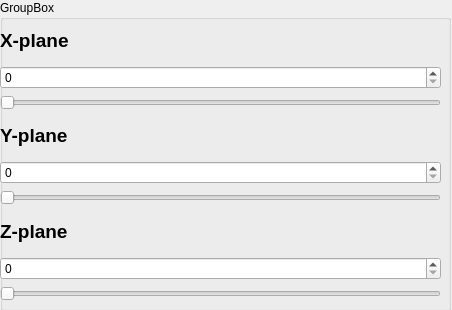
<?xml version="1.0" encoding="UTF-8"?>
<ui version="4.0">
 <class>ViewControl</class>
 <widget class="QWidget" name="ViewControl">
  <property name="geometry">
   <rect>
    <x>0</x>
    <y>0</y>
    <width>452</width>
    <height>310</height>
   </rect>
  </property>
  <property name="windowTitle">
   <string>Form</string>
  </property>
  <widget class="QGroupBox" name="groupBox">
   <property name="geometry">
    <rect>
     <x>0</x>
     <y>0</y>
     <width>451</width>
     <height>311</height>
    </rect>
   </property>
   <property name="title">
    <string>GroupBox</string>
   </property>
   <widget class="QWidget" name="layoutWidget">
    <property name="geometry">
     <rect>
      <x>0</x>
      <y>20</y>
      <width>441</width>
      <height>281</height>
     </rect>
    </property>
    <layout class="QVBoxLayout" name="verticalLayout">
     <item>
      <widget class="QLabel" name="label_x">
       <property name="font">
        <font>
         <pointsize>14</pointsize>
         <weight>75</weight>
         <bold>true</bold>
        </font>
       </property>
       <property name="text">
        <string>X-plane</string>
       </property>
      </widget>
     </item>
     <item>
      <widget class="QSpinBox" name="spinBox"/>
     </item>
     <item>
      <widget class="QSlider" name="horizontal_slider_x">
       <property name="orientation">
        <enum>Qt::Horizontal</enum>
       </property>
      </widget>
     </item>
     <item>
      <widget class="QLabel" name="label_y">
       <property name="font">
        <font>
         <pointsize>14</pointsize>
         <weight>75</weight>
         <bold>true</bold>
        </font>
       </property>
       <property name="text">
        <string>Y-plane</string>
       </property>
      </widget>
     </item>
     <item>
      <widget class="QSpinBox" name="spinBox_2"/>
     </item>
     <item>
      <widget class="QSlider" name="horizontal_slider_y">
       <property name="orientation">
        <enum>Qt::Horizontal</enum>
       </property>
      </widget>
     </item>
     <item>
      <widget class="QLabel" name="label_z">
       <property name="font">
        <font>
         <pointsize>14</pointsize>
         <weight>75</weight>
         <bold>true</bold>
        </font>
       </property>
       <property name="text">
        <string>Z-plane</string>
       </property>
      </widget>
     </item>
     <item>
      <widget class="QSpinBox" name="spinBox_3"/>
     </item>
     <item>
      <widget class="QSlider" name="horizontal_slider_z">
       <property name="orientation">
        <enum>Qt::Horizontal</enum>
       </property>
      </widget>
     </item>
    </layout>
   </widget>
  </widget>
 </widget>
 <resources/>
 <connections>
  <connection>
   <sender>horizontal_slider_z</sender>
   <signal>valueChanged(int)</signal>
   <receiver>spinBox_3</receiver>
   <slot>setValue(int)</slot>
   <hints>
    <hint type="sourcelabel">
     <x>27</x>
     <y>162</y>
    </hint>
    <hint type="destinationlabel">
     <x>23</x>
     <y>224</y>
    </hint>
   </hints>
  </connection>
  <connection>
   <sender>horizontal_slider_y</sender>
   <signal>sliderMoved(int)</signal>
   <receiver>spinBox_2</receiver>
   <slot>setValue(int)</slot>
   <hints>
    <hint type="sourcelabel">
     <x>55</x>
     <y>248</y>
    </hint>
    <hint type="destinationlabel">
     <x>62</x>
     <y>59</y>
    </hint>
   </hints>
  </connection>
  <connection>
   <sender>horizontal_slider_y</sender>
   <signal>valueChanged(int)</signal>
   <receiver>spinBox_2</receiver>
   <slot>setValue(int)</slot>
   <hints>
    <hint type="sourcelabel">
     <x>19</x>
     <y>241</y>
    </hint>
    <hint type="destinationlabel">
     <x>18</x>
     <y>59</y>
    </hint>
   </hints>
  </connection>
  <connection>
   <sender>horizontal_slider_x</sender>
   <signal>valueChanged(int)</signal>
   <receiver>spinBox</receiver>
   <slot>setValue(int)</slot>
   <hints>
    <hint type="sourcelabel">
     <x>26</x>
     <y>81</y>
    </hint>
    <hint type="destinationlabel">
     <x>27</x>
     <y>141</y>
    </hint>
   </hints>
  </connection>
  <connection>
   <sender>spinBox_3</sender>
   <signal>valueChanged(int)</signal>
   <receiver>horizontal_slider_z</receiver>
   <slot>setValue(int)</slot>
   <hints>
    <hint type="sourcelabel">
     <x>65</x>
     <y>219</y>
    </hint>
    <hint type="destinationlabel">
     <x>68</x>
     <y>159</y>
    </hint>
   </hints>
  </connection>
  <connection>
   <sender>horizontal_slider_z</sender>
   <signal>sliderMoved(int)</signal>
   <receiver>spinBox_3</receiver>
   <slot>setValue(int)</slot>
   <hints>
    <hint type="sourcelabel">
     <x>47</x>
     <y>158</y>
    </hint>
    <hint type="destinationlabel">
     <x>48</x>
     <y>223</y>
    </hint>
   </hints>
  </connection>
  <connection>
   <sender>horizontal_slider_x</sender>
   <signal>sliderMoved(int)</signal>
   <receiver>spinBox</receiver>
   <slot>setValue(int)</slot>
   <hints>
    <hint type="sourcelabel">
     <x>75</x>
     <y>82</y>
    </hint>
    <hint type="destinationlabel">
     <x>70</x>
     <y>141</y>
    </hint>
   </hints>
  </connection>
  <connection>
   <sender>spinBox_2</sender>
   <signal>valueChanged(int)</signal>
   <receiver>horizontal_slider_y</receiver>
   <slot>setValue(int)</slot>
   <hints>
    <hint type="sourcelabel">
     <x>116</x>
     <y>50</y>
    </hint>
    <hint type="destinationlabel">
     <x>35</x>
     <y>248</y>
    </hint>
   </hints>
  </connection>
  <connection>
   <sender>spinBox</sender>
   <signal>valueChanged(int)</signal>
   <receiver>horizontal_slider_x</receiver>
   <slot>setValue(int)</slot>
   <hints>
    <hint type="sourcelabel">
     <x>53</x>
     <y>136</y>
    </hint>
    <hint type="destinationlabel">
     <x>46</x>
     <y>81</y>
    </hint>
   </hints>
  </connection>
 </connections>
</ui>
